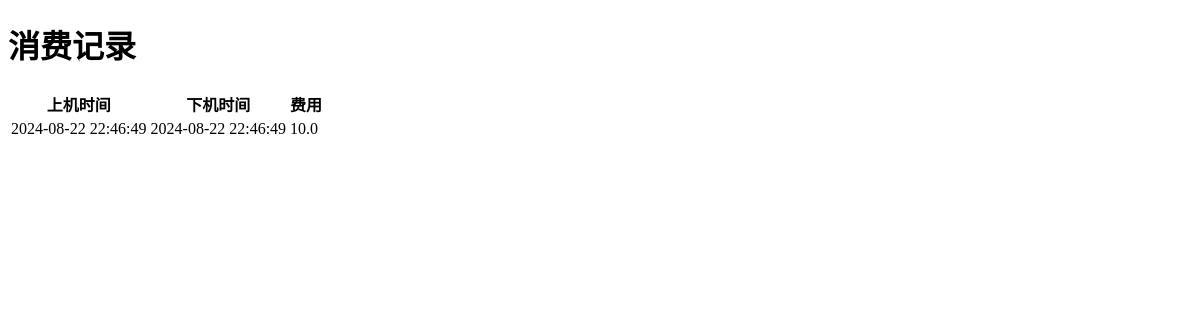
/billing_history (signed in), run on an earlier commit of the app's database.
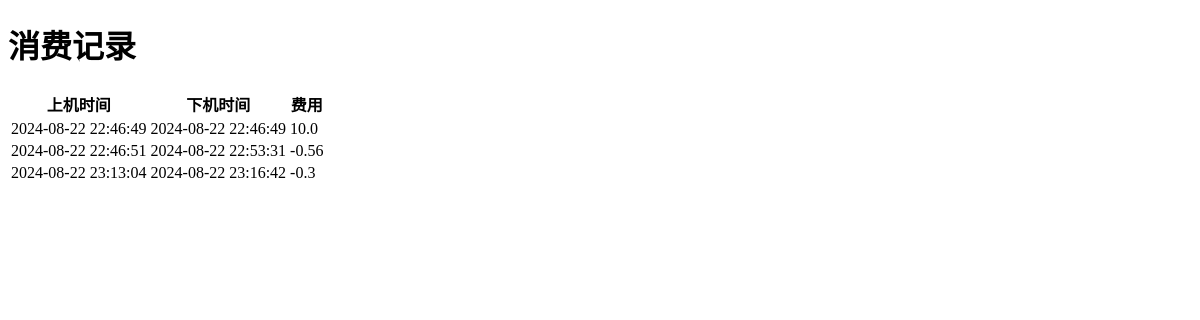
And on a later commit of the database.
### app.py (models this page shows, shortened)
class BillingRecord(db.Model):
    __tablename__ = 'billing_record'
    id = db.Column(db.Integer, primary_key=True)
    user_id = db.Column(db.Integer, db.ForeignKey('user.id'), nullable=False)
    username = db.Column(db.String(80), nullable=False)
    last_login = db.Column(db.DateTime, nullable=False)
    logout_time = db.Column(db.DateTime)  # 下机时间
    fee = db.Column(db.Float, nullable=False)
    description = db.Column(db.String, nullable=False)
    billing_group_id = db.Column(db.Integer, db.ForeignKey('billing_group.id'), nullable=False)
    billing_group = db.relationship('BillingGroup', backref=db.backref('billing_records', lazy=True))
    user = db.relationship('User', backref=db.backref('billing_records', lazy=True))

### app.py (the view)
@app.route('/billing_history')
def billing_history():
    user_id = session.get('user_id')
    if user_id:
        user = User.query.get(user_id)
        if user:
            billing_records = BillingRecord.query.filter_by(user_id=user_id).all()
            return render_template('billing_history.html', billing_records=billing_records)
        else:
            error = '用户不存在'
            return render_template('billing_history.html', error=error)
    else:
        error = '请先登录'
        return render_template('billing_history.html', error=error)

### templates/billing_history.html (shortened to what this page needs)
<!DOCTYPE html>
<html lang="en">
<head>
</head>
<body>
    <h1>消费记录</h1>
    <table>
        <thead>
            <tr>
                <th>上机时间</th>
                <th>下机时间</th>
                <th>费用</th>
            </tr>
        </thead>
        <tbody>
            {% for record in billing_records %}
            <tr>
                <td>{{ record.last_login.strftime('%Y-%m-%d %H:%M:%S') }}</td>
                <td>{{ record.logout_time.strftime('%Y-%m-%d %H:%M:%S') if record.logout_time else '未下机' }}</td>
                <td>{{ record.fee }}</td>
            </tr>
            {% endfor %}
        </tbody>
    </table>
</body>
</html>

What changed in the data, as far as the page shows it:
added BillingRecord: last_login "2024-08-22 22:46:51", logout_time "2024-08-22 22:53:31", fee "-0.56"
added BillingRecord: last_login "2024-08-22 23:13:04", logout_time "2024-08-22 23:16:42", fee "-0.3"
